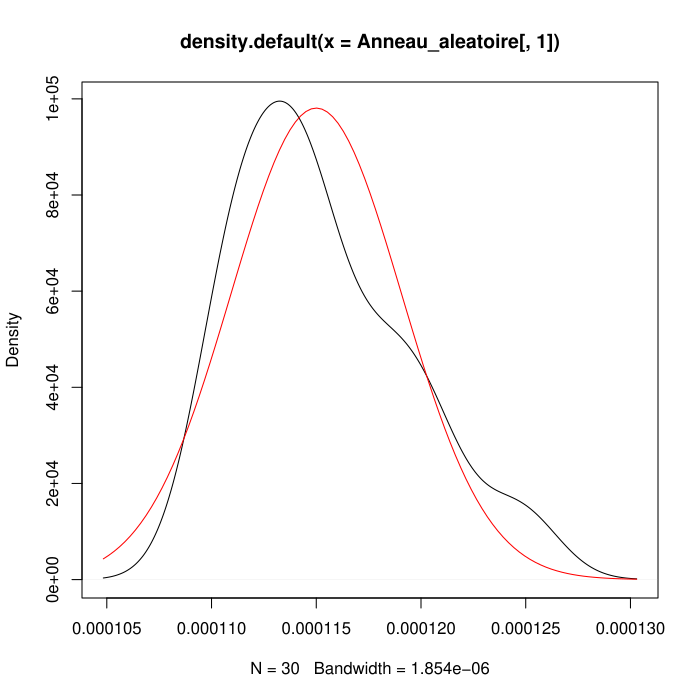

Source code (R):
# pour executer le code : R CMD BATCH "Draw.R"

Anneau_aleatoire = read.table("Complet.data")

#~ hist(Anneau_aleatoire[,1])

plot(density(Anneau_aleatoire[,1]))
# courbe a partir de v
 curve(dnorm(x,1.15e-04,4.06743e-06),add=T,col="red")
